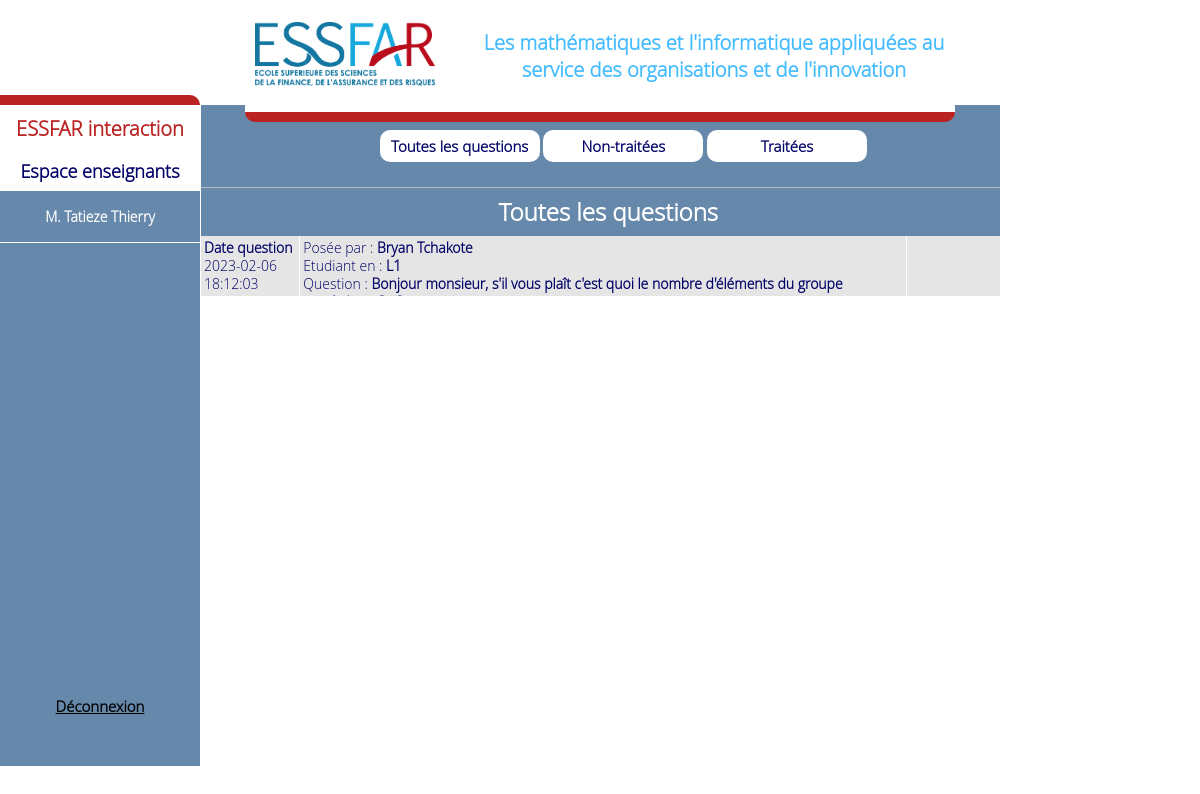
Screenshot of /espace_enseignant/index.php (signed in) with the database file from the repository.
### tables this page shows
CREATE TABLE `questions` (
  `quest_id` int(11) NOT NULL,
  `quest_libelle` text NOT NULL,
  `quest_date` date NOT NULL,
  `quest_heure` time NOT NULL,
  `ans_libelle` text NOT NULL DEFAULT '',
  `ans_date` date DEFAULT NULL,
  `ans_heure` time DEFAULT NULL,
  `et_id` smallint(6) NOT NULL,
  `ens_id` smallint(6) NOT NULL,
  `UE_id` tinyint(4) NOT NULL
);

CREATE TABLE `etudiants` (
  `et_id` smallint(6) NOT NULL,
  `et_matricule` bigint(20) NOT NULL,
  `et_nom` varchar(50) NOT NULL,
  `et_prenom` varchar(50) DEFAULT NULL,
  `et_sexe` varchar(1) NOT NULL,
  `et_email` varchar(70) NOT NULL,
  `et_mdp` varchar(70) NOT NULL,
  `niv_id` tinyint(4) DEFAULT NULL
);

CREATE TABLE `niveaux` (
  `niv_id` tinyint(4) NOT NULL,
  `niv_nom` varchar(50) NOT NULL,
  `niv_alias` varchar(10) NOT NULL
);

### espace_enseignant/index.php (the view, shortened to what this page needs)
<?php
    include '../db_config.php';
    $questionEtSelect = $connexion->prepare('SELECT * FROM etudiants WHERE et_id = :et_id');
    $nivNameSelect = $connexion->prepare('SELECT * FROM niveaux WHERE niv_id = :niv_id');
?>
<!DOCTYPE html>
<html>
    <head>
        <link rel='stylesheet' href='../styles.css'>
        <link rel='stylesheet' href='../et-ens-admin-styles.css'>
        <link rel='stylesheet' href='ens-styles.css'>
    </head>
    <body>
        <?php include '../et_ens_admin-header.php' ?>
        <div id='ens-left'>
            <div class='ens-left-up'>
                <h3 class='ens-title'>ESSFAR interaction</h3>
                <h4 class='ens-subtitle'>Espace enseignants</h4>
                <p id='ens-name'>
                    <?php
                        $userName = explode(' ', $_SESSION['nom'])[0];
                        $userFirstname = explode(' ', $_SESSION['prenom'])[0];
                        if($_SESSION['sexe'] == 'M') echo 'M. ';
                        else echo 'Mme. ';
                        if(strlen($userName) > 11 || strlen($userFirstname) > 11) echo $userName;
                        else echo $userName. ' ' .$userFirstname;
                    ?>
                </p>
            </div>
            <form method='post' id='logout-confirm' action='../logout.php'>
                <button name='logout' id='logout' value='logout'>Déconnexion</button>
            </form>
        </div>
        <div class='ens-center-container'>
            <div id='ens-center'>
                <div class='ens-options'>
                    <nav class='ens-menu'>
                        <form method='post' action='ens-trait.php'>
                            <button id='ens-all-quest'>Toutes les questions</button>
                            <button type='submit' name='untreated-quest' value='untreated-quest' id='ens-untreated-quest'>Non-traitées</button>
                            <button type='submit' name='treated-quest' value='treated-quest' id='ens-treated-quest'>Traitées</button>
                        </form>
                    </nav>
                </div>
                <?php
                if(isset($_SESSION['untreated-quest']) && !empty($_SESSION['untreated-quest']) && $_SESSION['untreated-quest'] == 1){
                    $questionsSelect = $connexion->prepare('
                        SELECT * FROM questions
                        WHERE ens_id = ' .$_SESSION['id']. ' AND ans_libelle = ""
                        ORDER BY quest_id DESC'
                    );
                    unset($_SESSION['untreated-quest']);
                ?>  <h1 id='ens-questions-heading'>Questions non traitées</h1> <?php
                }
                else{
                    $questionsSelect = $connexion->prepare('
                        SELECT * FROM questions WHERE ens_id = ' .$_SESSION['id']. '
                        ORDER BY quest_id DESC'
                    );
                ?>  <h1 id='ens-questions-heading'>Toutes les questions</h1> <?php
                }
                $questionsSelect->execute();
                while($question = $questionsSelect->fetch()){
                    $questionEtSelect->bindParam(':et_id', $question['et_id']);
                    $questionEtSelect->execute();
                    $questionEt = $questionEtSelect->fetch();
                    $nivNameSelect->bindParam(':niv_id', $questionEt['niv_id']);
                    $nivNameSelect->execute();
                    $nivName = $nivNameSelect->fetch();
                ?>
                <div class='ens-questions-display'>
                    <div class='ens-quest-recept-date'>
                        <b>Date question</b>
                        <br>
                        <p><?php echo $question['quest_date'] ?></p>
                        <br>
                        <p><?php echo $question['quest_heure'] ?></p>
                    </div>
                    <div class='ens-quest-infos' title='Cliquez pour afficher le contenu'>
                        <p>Posée par :</p>
                        <b><?php echo explode(' ', $questionEt['et_prenom'])[0]. ' ' .explode(' ', $questionEt['et_nom'])[0] ?></b>
                        <br>
                        <p>Etudiant en :</p>
                        <b><?php echo $nivName['niv_alias'] ?></b>
                        <br>
                        <div class='ens-answer-content'>
                            <p>Question :</p>
                            <b><?php echo $question['quest_libelle'] ?></b>
                            <br><br>
                            <br><br>
                        </div>
                    </div>
                </div>
                <?php
                }
                ?>
            </div>
        </div>
    </body>
</html>

### styles.css (style rules this page uses)
body { margin: 0px; padding: 0px; }
body, input, select, button { font-family: 'Open Sans light', 'sans-serif', Arial; font-size: 15px; }
input, select, button { display: block; margin: 0 auto; background: none; border: none; outline: none; }
input, button { font-weight: bold; }
select, button { cursor: pointer; }
button { padding: 6px; border-radius: 10px; }
nav[class$=menu] button, .et-ask-question button, div[id^=show] button, #admin-right > div button { background-color: #FFF; color: #006; }

### et-ens-admin-styles.css (style rules this page uses)
div#et-left, div#ens-left, div#admin-left { width: 200px; height: 82.7%; position: fixed; left: 0px; top: 94.9px; background-color: #68A; text-align: center; border-top: 10px solid #B22; border-top-right-radius: 10px; }
h3.et-title, h3.ens-title, h3.admin-title { margin: 0px; padding: 10px 0px; background-color: #FFF; color: #B22; font-size: 20px; }
h4.et-subtitle, h4.ens-subtitle, h4.admin-subtitle { margin: 0px; padding: 7.5px 0px; background-color: #FFF; color: #006; font-size: 18px; }
p#et-name, p#ens-name, p#admin-name { margin: 0px; padding: 16px 0px; color: #FFF; font-size: 14px; font-weight: bold; border-bottom: 1px solid #FFF; overflow: hidden; }
#et-left button, #ens-left button, #admin-left button { margin: 30px auto; width: 91%; }
button#logout { padding: 0px; width: 93px; position: absolute; bottom: 20px; left: 0px; right: 0px; text-decoration: underline; }
div.et-center-container, div.ens-center-container, div.admin-center-container { margin: 0px; height: 84%; position: fixed; top: 94.9px; left: 201px; right: 200px; overflow-y: scroll; overflow-x: hidden; }
div.et-ask-question, div.ens-options, div.admin-options { margin-top: 10px; padding: 22.9px; width: 100%; background-color: #68A; text-align: center; }
div.et-ask-question button, nav.ens-menu button, nav.admin-menu button { display: inline; margin: 2px auto; width: 20%; }
h1#et-questions-heading, h1#ens-questions-heading, h1#admin-heading { margin: 0px; padding: 7.8px; background-color: #68A; color: #FFF; text-align: center; font-size: 24px; border-top: 0.4px solid #BBB; height: 33px; overflow: hidden; width: 100%; }
div[class$=questions-display] { margin-bottom: 1px; padding: 0px; height: 60px; color: #006; overflow: hidden; line-height: 1.20em; }
[class$=questions-display]:nth-child(odd) { background-color: RGBa(0, 0, 0, 0.1); }
div.et-ans-recept-date, div.et-quest-infos, div.et-quest-send-date, div.ens-quest-recept-date, div.ens-quest-infos, div.ens-ans-send-date, div.admin-quest-send-date, div.admin-quest-infos { display: inline-block; padding: 3px; vertical-align: top; font-size: 14px; }
.et-ans-recept-date, .et-quest-send-date, .ens-quest-recept-date, .ens-ans-send-date, { width: 10.8%; }
.et-questions-display p, .ens-questions-display p, .admin-questions-display p { display: inline; margin: 0px; }
.et-quest-infos, .ens-quest-infos { width: 75.1%; border-left: 0.4px solid white; border-right: 0.4px solid white; }

### rows the page displays
questions: quest_date "2023-02-06", quest_heure "18:12:03", et.et_prenom "Bryan", et.et_nom "Tchakote", niveaux.niv_alias "L1", quest_libelle "Bonjour monsieur, s'il vous plaît c'est quoi le nombre d'éléments du groupe…"

### other values shown
$userName "Tatieze"
$userFirstname "Thierry"
